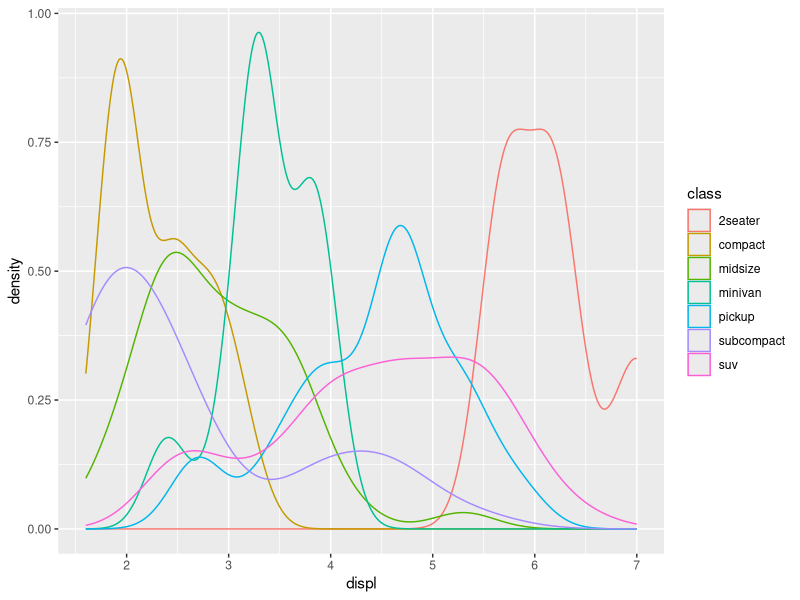
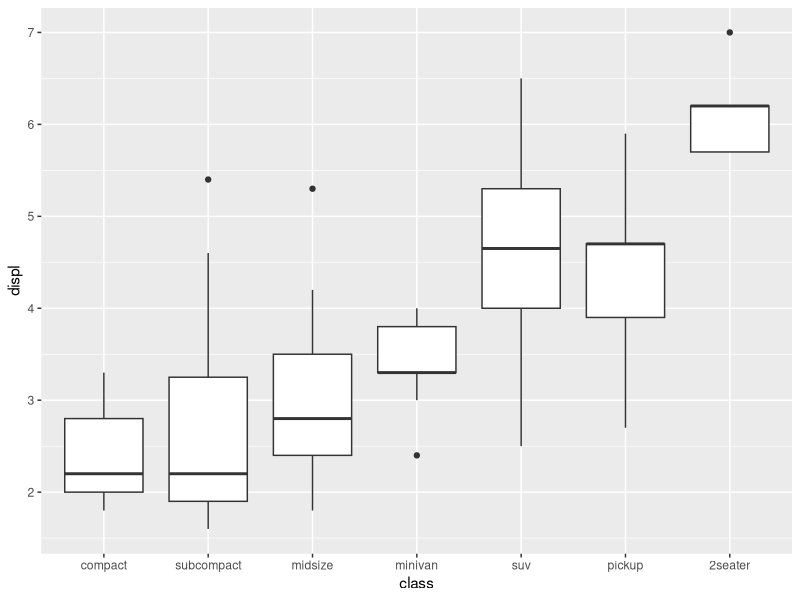
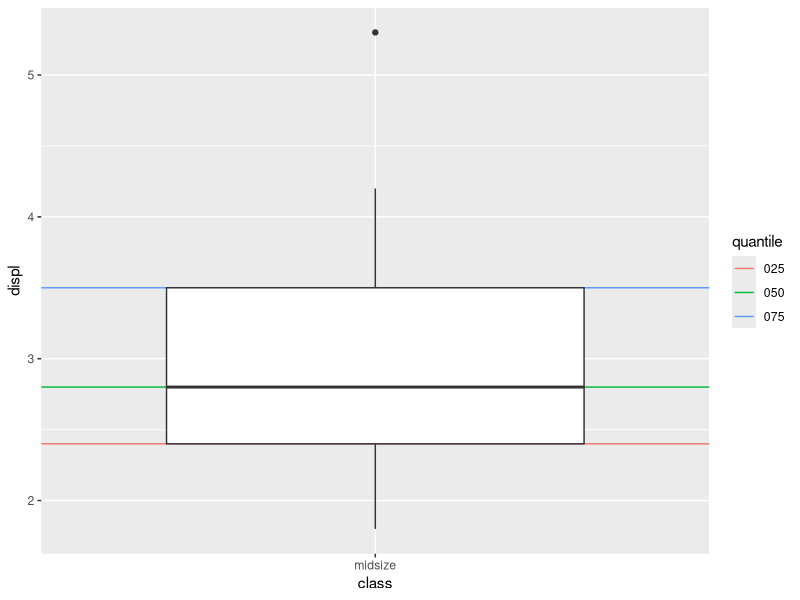
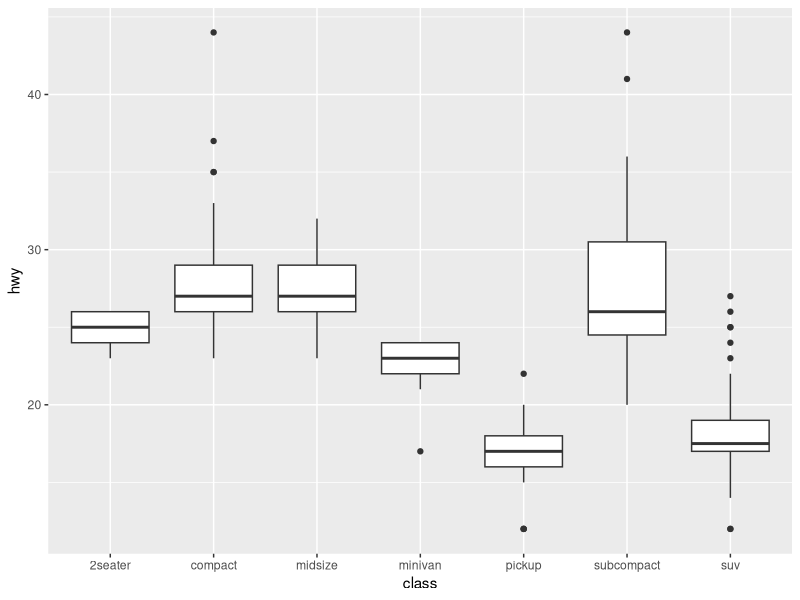
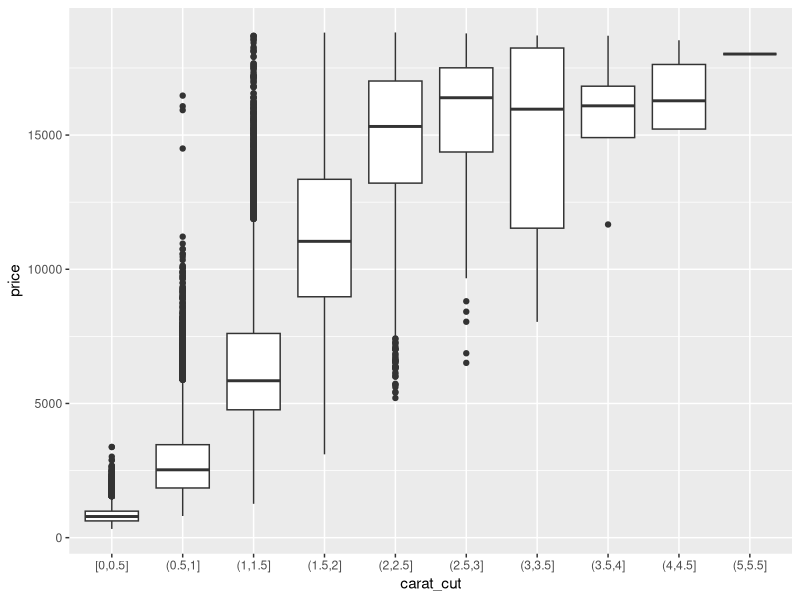
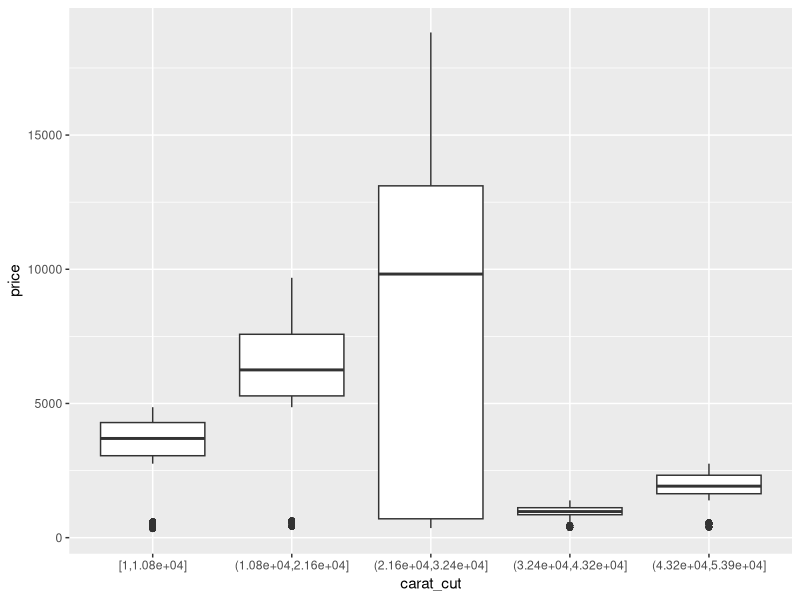
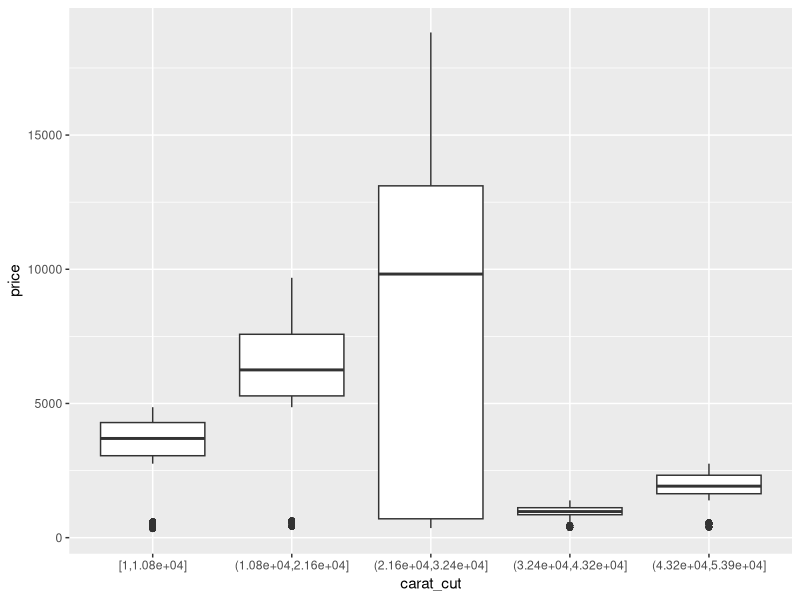
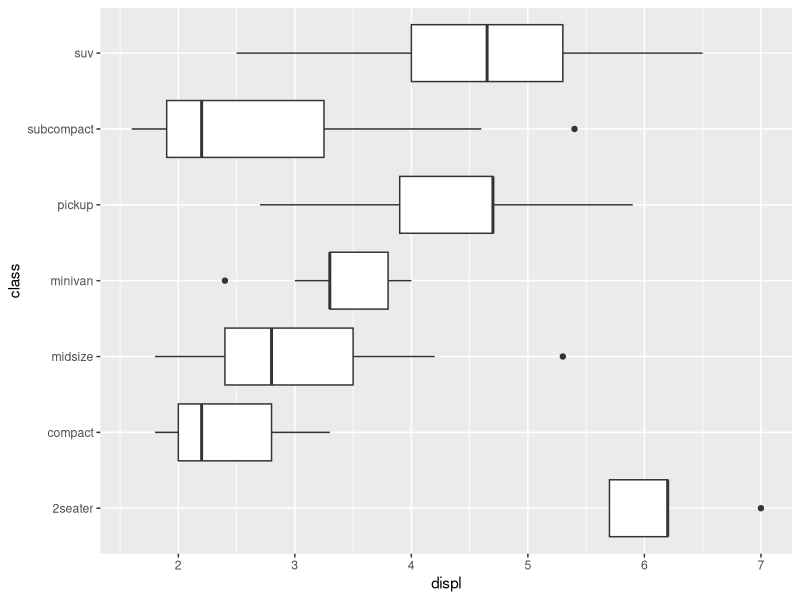

Generate these figures, in order, with R:
## ---- chunk 1
# knitr options
knitr::opts_chunk$set(echo = TRUE)
## ---- chunk 2
library(tidyverse)

## ---- chunk 3
## NOTE: No need to modify
# Density plot
mpg %>%
  ggplot(aes(displ, color = class)) +
  geom_density()
## ---- chunk 4
## NOTE: No need to modify
# Boxplot
mpg %>%
  mutate(class = fct_reorder(class, displ)) %>% 
  ggplot(aes(x = class, y = displ)) +
  geom_boxplot()
## ---- chunk 5
## NOTE: No need to edit
mpg %>% 
  filter(class == "midsize") %>% 
  
  ggplot(aes(x = class, y = displ)) +
  geom_hline(
    data = . %>%
      # Compute the quartiles
      summarize(
        displ_025 = quantile(displ, 0.25),
        displ_050 = quantile(displ, 0.50),
        displ_075 = quantile(displ, 0.75),
      ) %>%
      # Reshape the data for plotting
      pivot_longer(
        cols = contains("displ"),
        names_sep = "_",
        names_to = c(".value", "quantile")
      ),
    mapping = aes(yintercept = displ, color = quantile)
  ) +
  geom_boxplot()
## ---- chunk 6
## TASK: Edit this code to reorder `class` according to `hwy`
mpg %>%
  ggplot(aes(x = class, y = hwy)) +
  geom_boxplot()
## ---- chunk 7
diamonds %>%
  ## TODO: Use mutate to add the column `carat_cut`
  mutate(carat_cut = cut_width(carat, width = 0.5, boundary = 0)) %>%
  ggplot(aes(x = carat_cut, y = price)) +
  geom_boxplot()
## ---- chunk 8
diamonds %>%
  mutate(carat_cut = cut_number(1:53940, 5)) %>%
  ggplot(aes(x = carat_cut, y = price)) +
  geom_boxplot()
## ---- chunk 9
diamonds %>%
  mutate(carat_cut = cut_interval(1:53940, 5)) %>%
  ggplot(aes(x = carat_cut, y = price)) +
  geom_boxplot()
## ---- chunk 10
mpg %>%
  ggplot(aes(class, displ)) +
  geom_boxplot() +
  coord_flip()
## ---- chunk 11
mpg %>%
  ggplot(aes(manufacturer, hwy)) +
  geom_boxplot()+
  coord_flip()
